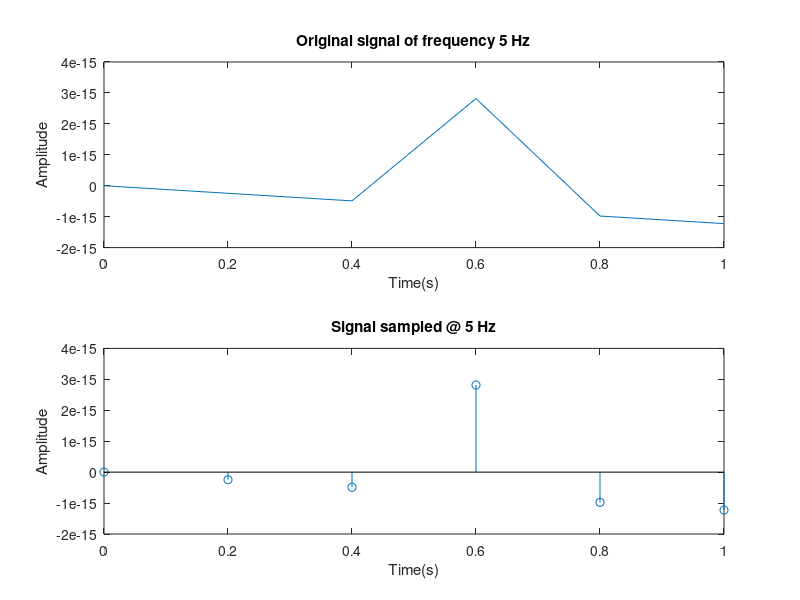

This chart was generated by the following MATLAB code: (Note: this script raises an error after producing the figure.)
f=input('Enter the signal frequency in Hz ');
Fs=input('Enter the sampling rate in Hz ');
I=input('Enter the upsample factor ');
D=input('Enter the downsample factor ');
Ts=1/Fs;
t=0:Ts:1;
s=sin(2*pi*f*t);
up=upsample(s,I);
dn=downsample(s,D);
res=downsample(up,D);


figure(1);
subplot(211);
plot(t,s);
title(['Original signal of frequency ',num2str(f),' Hz']);
xlabel('Time(s)');
ylabel('Amplitude');

subplot(212);
stem(t,s);
title(['Signal sampled @ ',num2str(Fs),' Hz']);
xlabel('Time(s)');
ylabel('Amplitude');
gtext('Noufal P 13400043');

figure(2);
subplot(311);
stem(up);
title(['Signal upsampled by factor ',num2str(I)]);
xlabel('Sample point');
ylabel('Amplitude');

subplot(312);
stem(dn);
title(['Signal downsampled by factor ',num2str(D)]);
xlabel('Sample point');
ylabel('Amplitude');

subplot(313);
stem(res);
title(['Signal sampled by factor ',num2str(I),'/',num2str(D)]);
xlabel('Sample point');
ylabel('Amplitude');
gtext('Noufal P 13400043');
